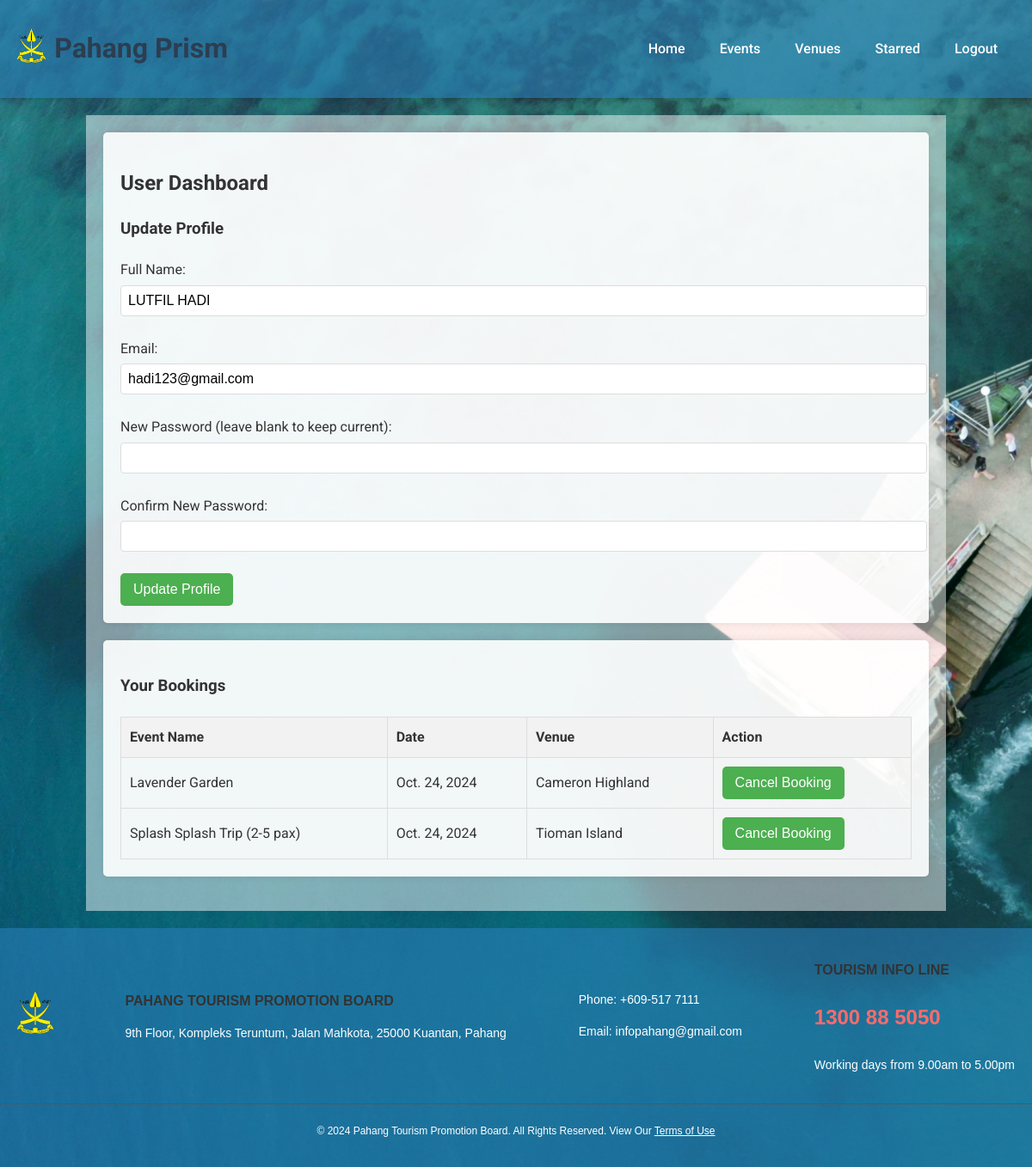
Screenshot of /dashboard/ (signed in) with the database file from the repository.
### PahangPrism/models.py (models this page shows, shortened)
class User(models.Model):
    userID = models.AutoField(primary_key=True)
    full_name = models.CharField(max_length=255)
    email = models.EmailField(max_length=255, unique=True)
    password = models.CharField(max_length=255)
    is_staff = models.BooleanField(default=False)

class Booking(models.Model):
    bookingID = models.AutoField(primary_key=True)
    user = models.ForeignKey(User, on_delete=models.CASCADE)
    event = models.ForeignKey(Event, on_delete=models.CASCADE)
    booking_date = models.DateTimeField(auto_now_add=True)
    class Meta:
        unique_together = ('user', 'event')

class Event(models.Model):
    eventID = models.CharField(primary_key=True, max_length=50, editable=False)
    name = models.CharField(max_length=255)
    date = models.DateField()
    venue = models.ForeignKey(Venue, on_delete=models.CASCADE)

class Venue(models.Model):
    venueID = models.CharField(primary_key=True, max_length=50)
    name = models.CharField(max_length=255)
    location = models.CharField(max_length=255)

### PahangPrism/views.py (the view)
# urls.py: path('dashboard/', views.user_dashboard, name='user_dashboard'),
def user_dashboard(request):
    if not request.session.get('userID'):
        messages.error(request, 'You must be logged in to view your dashboard.')
        return redirect('login')
    user = User.objects.get(userID=request.session['userID'])
    bookings = Booking.objects.filter(user=user).select_related('event', 'event__venue')
    context = {
        'user': user,
        'bookings': bookings,
    }
    return render(request, 'user_dashboard.html', context)

### PahangPrism/templates/user_dashboard.html (shortened to what this page needs)
<!DOCTYPE html>
<html lang="en">
<head>
    {% load static %}
    <link rel="stylesheet" href="{% static 'css/style.css' %}">
</head>
<body>
    <header>
        <div class="header-content">
            <div class="logo-container">
                <a href="{% url 'index' %}"><img src="{% static 'image/pahangnewlogo.png' %}" alt="Pahang Prism Logo" class="logo"></a>
                <h1>Pahang Prism</h1>
            </div>
            <nav>
                <ul>
                    <li><a href="{% url 'index' %}">Home</a></li>
                    <li><a href="{% url 'event_list' %}">Events</a></li>
                    <li><a href="{% url 'venue_list' %}">Venues</a></li>
                    <li><a href="{% url 'starred_list' %}">Starred</a></li>
                    <li><a href="{% url 'logout' %}">Logout</a></li>
                </ul>
            </nav>
        </div>
    </header>
    <div class="container">
        <div class="card">
            <h2>User Dashboard</h2>
            <h3>Update Profile</h3>
            <form action="{% url 'update_profile' %}" method="post">
                <div class="form-group">
                    <label for="full_name">Full Name:</label>
                    <input type="text" id="full_name" name="full_name" value="{{ user.full_name }}" required>
                </div>
                <div class="form-group">
                    <label for="email">Email:</label>
                    <input type="email" id="email" name="email" value="{{ user.email }}" required>
                </div>
                <div class="form-group">
                    <label for="new_password">New Password (leave blank to keep current):</label>
                    <input type="password" id="new_password" name="new_password">
                </div>
                <div class="form-group">
                    <label for="confirm_password">Confirm New Password:</label>
                    <input type="password" id="confirm_password" name="confirm_password">
                </div>
                <button type="submit" class="btn">Update Profile</button>
            </form>
        </div>
        <div class="card">
            <h3>Your Bookings</h3>
            {% if bookings %}
                <table>
                    <thead>
                        <tr>
                            <th>Event Name</th>
                            <th>Date</th>
                            <th>Venue</th>
                            <th>Action</th>
                        </tr>
                    </thead>
                    <tbody>
                        {% for booking in bookings %}
                        <tr>
                            <td>{{ booking.event.name }}</td>
                            <td>{{ booking.event.date }}</td>
                            <td>{{ booking.event.venue.name }}</td>
                            <td>
                                <form action="{% url 'cancel_booking' booking.bookingID %}" method="post">
                                    <button type="submit" class="btn">Cancel Booking</button>
                                </form>
                            </td>
                        </tr>
                        {% endfor %}
                    </tbody>
                </table>
            {% else %}
                <p>You have no bookings at the moment.</p>
            {% endif %}
        </div>
    </div>
    <footer>
        <div class="footer-content">
            <div class="footer-logo">
                <img src="{% static 'image/pahangnewlogo.png' %}" alt="Pahang Prism Logo">
            </div>
            <div class="footer-address">
                <h3>PAHANG TOURISM PROMOTION BOARD</h3>
                <p>9th Floor, Kompleks Teruntum, Jalan Mahkota, 25000 Kuantan, Pahang</p>
            </div>
            <div class="footer-contact">
                <p>Phone: +609-517 7111</p>
                <p>Email: infopahang@gmail.com</p>
            </div>
            <div class="footer-info-line">
                <h3>TOURISM INFO LINE</h3>
                <p class="info-number">1300 88 5050</p>
                <p>Working days from 9.00am to 5.00pm</p>
            </div>
        </div>
        <div class="footer-bottom">
            <p>&copy; 2024 Pahang Tourism Promotion Board. All Rights Reserved. View Our <a href="#">Terms of Use</a></p>
        </div>
    </footer>
</body>
</html>

### PahangPrism/static/css/style.css (style rules this page uses)
:root { --primary-color: #3498db; --secondary-color: #2c3e50; --background-color: #f4f4f4; --text-color: #333; --card-background: #ffffff; }
html, body { height: 100%; margin: 0; }
body { font-family: 'Roboto', Arial, sans-serif; background-color: var(--background-color); color: var(--text-color); line-height: 1.6; padding: 0; }
.container { background-color: #ffffff7b; max-width: 1200px; margin: 0 auto; padding: 20px; }
header { background-color: #297fb99b; color: white; padding: 1rem 0; box-shadow: 0 2px 4px rgba(0,0,0,0.1); position: sticky; top: 0; z-index: 100; }
nav { display: flex; justify-content: space-between; align-items: center; padding: 0 20px; }
nav ul { list-style-type: none; display: flex; gap: 20px; }
nav a { color: white; text-decoration: none; font-weight: 500; }
h1, h2, h3 { color: var(--secondary-color); }
.card { background-color: var(--card-background); border-radius: 8px; box-shadow: 0 4px 6px rgba(0,0,0,0.1); padding: 20px; margin-bottom: 20px; }
.btn { display: inline-block; background-color: var(--primary-color); color: white; padding: 10px 15px; border: none; border-radius: 4px; cursor: pointer; text-decoration: none; font-size: 16px; transition: background-color 0.3s ease; }
input[type="text"], input[type="email"], input[type="password"] { width: 100%; padding: 10px; margin-bottom: 10px; border: 1px solid #ddd; border-radius: 4px; font-size: 16px; }
footer { background-color: #297fb99b; color: #fff; padding: 20px 0; font-family: Arial, sans-serif; }
.footer-content { display: flex; justify-content: space-between; align-items: center; max-width: 1200px; margin: 0 auto; padding: 0 20px; }
.footer-logo img { height: 50px; width: auto; }
.footer-address, .footer-contact, .footer-info-line { font-size: 14px; }
.footer-address h3, .footer-info-line h3 { font-size: 16px; margin-bottom: 5px; }
.info-number { font-size: 24px; font-weight: bold; color: #ff6b6b; }
.footer-bottom { text-align: center; margin-top: 20px; padding-top: 10px; border-top: 1px solid #555; font-size: 12px; }
.footer-bottom a { color: #fff; text-decoration: underline; }
.logo-container { display: flex; align-items: center; }
.logo { height: 40px; margin-right: 10px; }

### rows the page displays
User: full_name "LUTFIL HADI", email "hadi123@gmail.com"
Booking: event.name "Lavender Garden", event "Oct. 24, 2024", event.venue.name "Cameron Highland"
Booking: event.name "Splash Splash Trip (2-5 pax)", event "Oct. 24, 2024", event.venue.name "Tioman Island"
